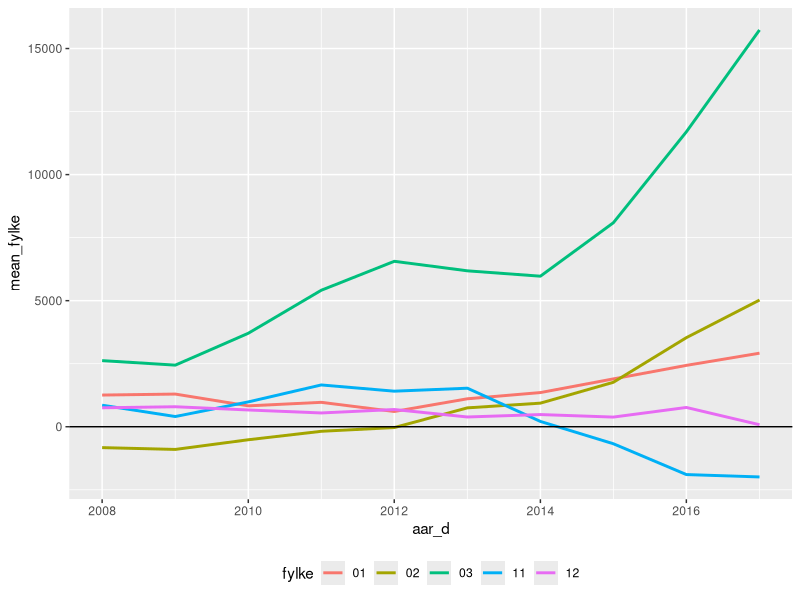
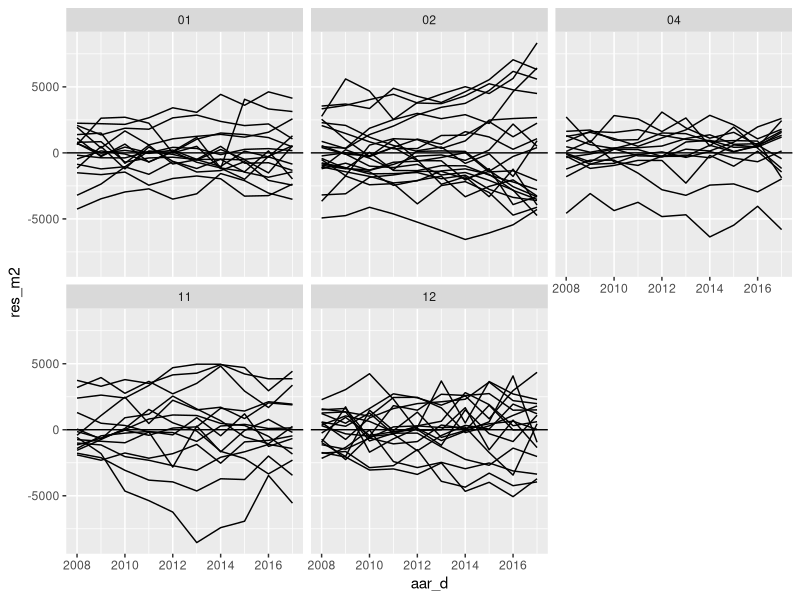
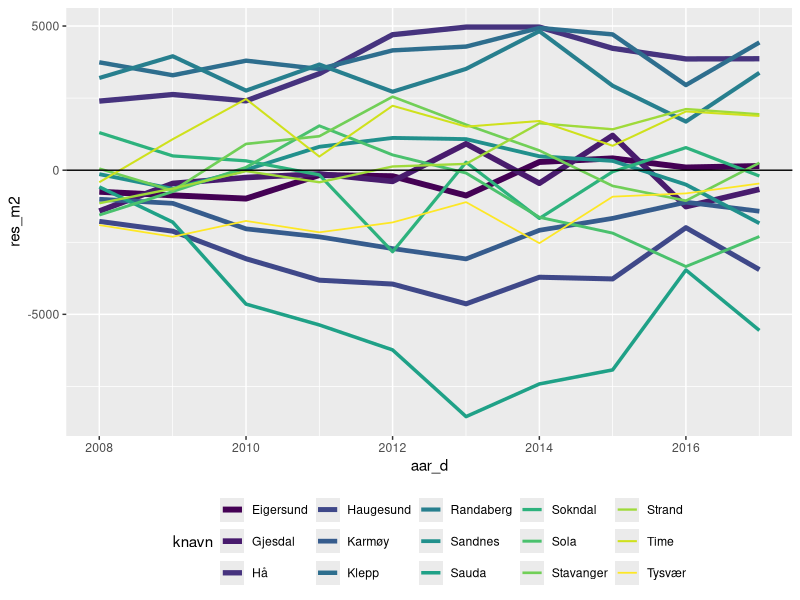
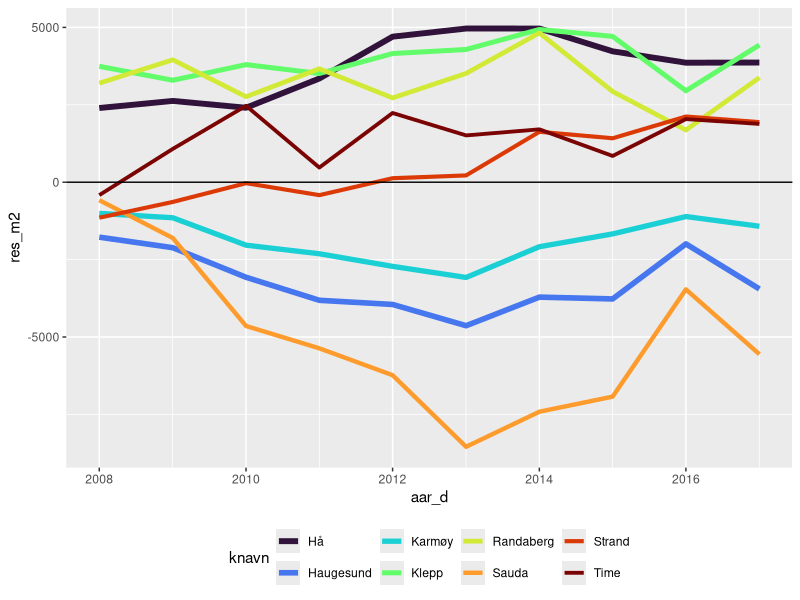

R code for these plots, in order: (Note: this script raises an error after producing the figures.)
## ---- chunk 1
suppressPackageStartupMessages({
library(tidyverse)
library(lubridate)
library(modelr)
library(broom)
library(lmtest)
library(sandwich)
library(viridis)
})
## ---- chunk 2
pm2 <- read_csv("data/pm2.csv", show_col_types = FALSE)
## ---- chunk 3
pm2 <- pm2 %>% 
  mutate(
    fnr = str_sub(knr, 1,2),
    aar_f = str_sub(aar)
  )
## ---- chunk 4
head(pm2)
## ---- chunk 5
pm2 %>% 
  mutate(
    fnr = parse_factor(fnr, levels = fnr),
    aar_f = parse_factor(aar_f, levels = aar_f)
  )
## ---- chunk 6
pm2 <- pm2 %>% 
  mutate(
    Trade_pc_100K = Trade_p/100000
  ) 
## ---- chunk 7
head(pm2, n = 4)
## ---- chunk 8
mod1 <- 'pm2 ~ aar_f + Total_ya_p + inc_k1 + inc_k5 + uni_k_mf + uni_l_mf + Trade_pc_100K'
## ---- chunk 9
lm1 <- lm(mod1, data = pm2, subset = complete.cases(pm2))
## ---- chunk 10
summary(lm1)
## ---- chunk 11
pm2 %>% 
  add_residuals(lm1)
head(pm2, n = 4)
## ---- chunk 12
bptest(lm1)
## ---- chunk 13
coeftest(lm1)
## ---- chunk 14
vcovHC(lm1)
## ---- chunk 15
pm2 <- pm2 %>% 
  add_residuals(lm1)
## ---- chunk 16
pm2 <- pm2 %>%
  mutate(aar_d = make_date(aar))
## ---- chunk 17
pm2 <- pm2 %>%
  mutate(fylke = substr(knr, start = 1, stop = 2)) 
## ---- chunk 18
pm2 %>%
  filter(fylke %in% c("01", "02", "03", "11", "12")) %>% 
  unnest(c(fylke)) %>%
  group_by(fylke, aar_d) %>%
  summarize(mean_fylke = mean(resid)
            ) %>% 
  ggplot(aes(x = aar_d, y = mean_fylke, colour = fylke)) +
  geom_line(lwd=1) +
  theme(legend.position = "bottom")+
  geom_hline(yintercept = 0, colour = "black")

## ---- chunk 19
mod2 <- 'pm2 ~ aar_f*fnr + Total_ya_p + inc_k1 + inc_k5 + uni_k_mf + uni_l_mf + Trade_pc_100K'

lm2 <- lm(mod2, data = pm2)

summary(lm2)
## ---- chunk 20
pm2 <- pm2 %>%
  mutate(res_m2 = resid(lm2))
## ---- chunk 21
pm2 %>% filter(fnr %in% c("01", "02", "04", "11", "12")) %>%
ggplot(mapping = aes(x = aar_d, y = res_m2)) +
geom_line(aes(group = knavn)) +
scale_size_manual(values = c(seq(2.0, 0.5, by = -0.1))) +
geom_hline(yintercept = 0) +
theme(legend.position = 'bottom') +
  facet_wrap(~fylke)
## ---- chunk 22
pm2 %>% filter(fnr %in% c("11")) %>%
ggplot(mapping = aes(x = aar_d, y = res_m2)) +
scale_color_viridis(discrete = TRUE, option = "D") +
geom_line(aes(group = knavn, colour = knavn, size =knavn)) +
scale_size_manual(values = c(seq(2.0, 0.5, by = -0.1))) +
geom_hline(yintercept = 0) +
theme(legend.position = 'bottom')
## ---- chunk 23
pm2 %>% filter(knr %in% c("1119", "1120", "1127", "1121", "1130", "1135", "1106", "1149")) %>%
ggplot(mapping = aes(x = aar_d, y = res_m2)) +
scale_color_viridis(discrete = TRUE, option = "H") +
geom_line(aes(group = knavn, colour = knavn, size =knavn)) +
scale_size_manual(values = c(seq(2.0, 0.5, by = -0.1))) +
geom_hline(yintercept = 0) +
theme(legend.position = 'bottom')
## ---- chunk 24
pm2_n <- pm2 %>% 
  group_by(aar) %>%
  select(pm2, fnr, knr, aar, aar_f, Menn_ya_p, Kvinner_ya_p, Total_ya_p, inc_k1, inc_k5, uni_k_mf, uni_l_mf, Trade_pc_100K) %>% 
  nest()
## ---- chunk 25
pm2_n
## ---- chunk 26
pm2_n$data[[1]] %>%
head(n = 5)
## ---- chunk 27
dim(pm2_n)
## ---- chunk 28
kom_model <- function(a_df) {
  lm(pm2 ~ fnr + Total_ya_p + inc_k1 + inc_k5 + uni_k_mf + uni_l_mf + Trade_pc_100K, data = pm2)
}
## ---- chunk 29
pm2_n <- pm2_n %>% 
  mutate(model = map(data, .f = kom_model)) 
## ---- chunk 30
kom_model(pm2_n$aar) %>% 
  summary()
## ---- chunk 31
pm2_n %>% 
  filter(aar%in% c("2008")) %>% 
  .$model %>% 
  map_df(glance) %>% 
  print()
## ---- chunk 32
mod_sum <- pm2_n %>% 
  filter(aar %in% c("2008", "2009", "2010", "2011", "2012", "2013", "2014", "2015", "2016", "2017")) %>% 
  mutate(mod_summary = map(.x = model, .f = glance)) %>% 
  unnest(mod_summary) %>% 
  print()
## ---- chunk 33
coef_df <- mod_sum %>% 
  map_df() %>% 
  as.tibble()
